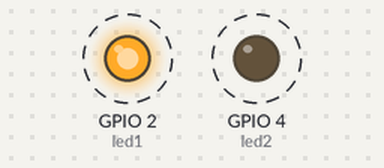
A program run on a simulated ESP32 board running MicroPython. Parts: output pins drawn as LEDs (lit = HIGH). Dashed ring = blinking.

Above: at 0.12 s.
Timing chart, 0 to 3.0 s (numbered marks = the images above):
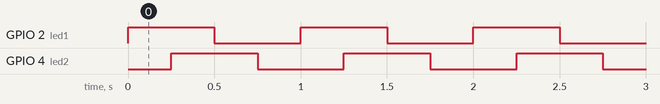

Measured:
- by itself, GPIO 2 (led1), GPIO 4 (led2): alternates HIGH for 0.50 s and LOW for 0.50 s
- by itself, everything shown: repeats every 1.0 s, in 4 steps

The program:

TwoLEDS.py
```python
from machine import Pin
import time
# by default D2 is an input pin, convert it first to
# an output pin.
led1=Pin(2,Pin.OUT)
led2=Pin(4,Pin.OUT)

while(1):
    led1.on()
    time.sleep(0.25)

    led2.on()
    time.sleep(0.25)

    led1.off()
    time.sleep(0.25)

    led2.off()
    time.sleep(0.25)

# repeat the next two commands forever
    # turn on the led connected to Pin D2

    # turn off the led connected to Pin D2
```
